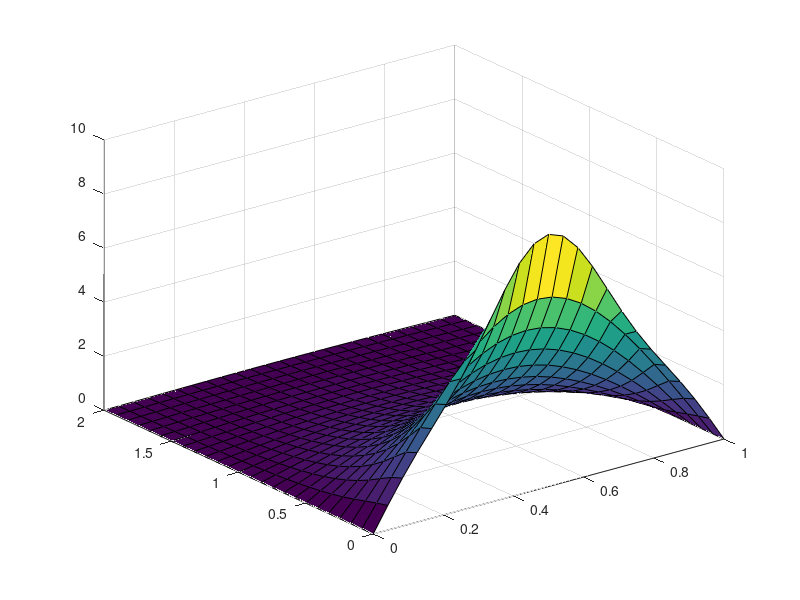

Write the MATLAB code that produced this figure.
%simply plots the exact fourier series for the heat equation (first 5 terms)
clear;
x = linspace(0,1,25);
t = linspace(0,2,25);
[X,T] = meshgrid(x,t);
E = -0.25*power(pi,2)*T;
F = (80/power(pi,2))*sin(pi/2)*(exp(E)).*(sin(pi*X));
for k = 2:5
   F = F + (1/k^2)*(80/power(pi,2))*sin(k*pi/2)*(exp(E*(k^2))).*(sin(k*pi*X));
end
surf(X,T,F);

